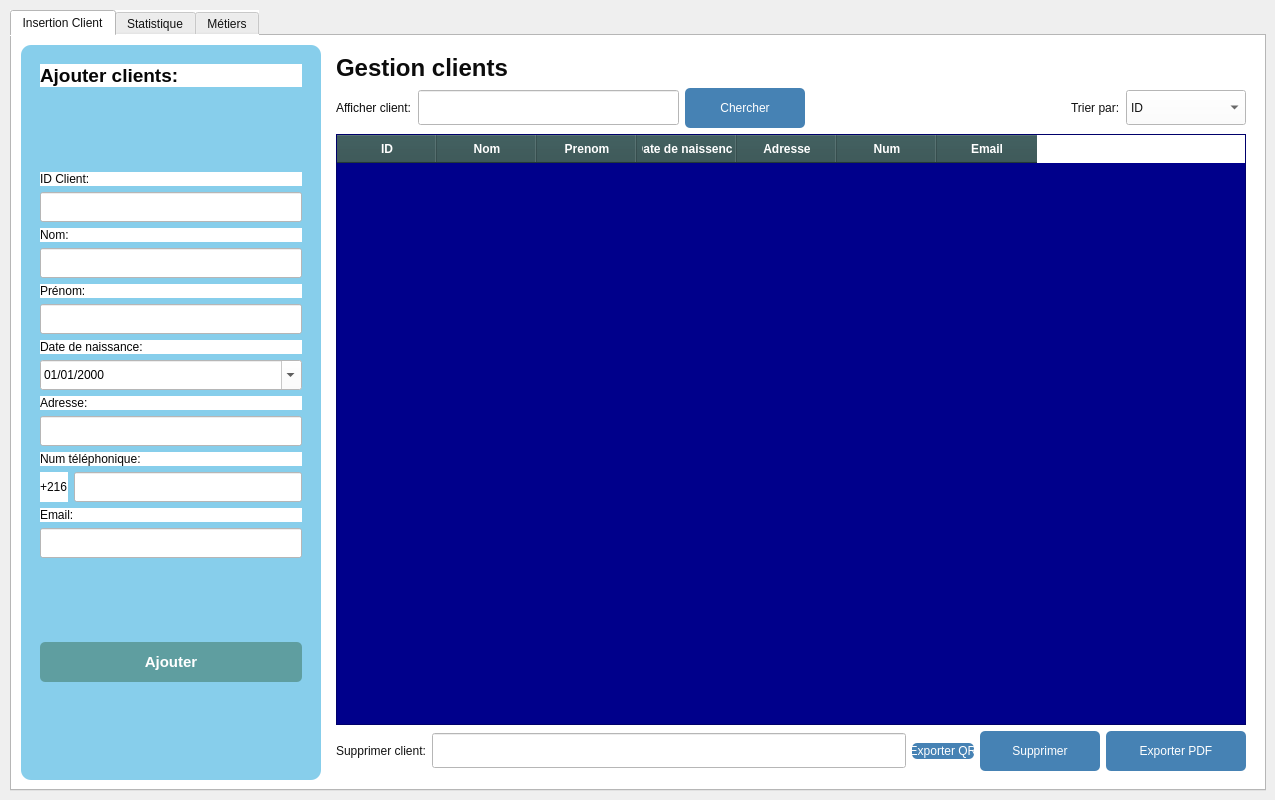
    <widget class="QWidget" name="page_3">
     <widget class="QTabWidget" name="tabWidget_3">
      <property name="geometry">
       <rect>
        <x>10</x>
        <y>10</y>
        <width>1256</width>
        <height>781</height>
       </rect>
      </property>
      <property name="styleSheet">
       <string notr="true">color: rgb(18, 18, 18);
background-color: rgb(255, 255, 255);</string>
      </property>
      <property name="currentIndex">
       <number>0</number>
      </property>
      <property name="tabsClosable">
       <bool>false</bool>
      </property>
      <property name="tabBarAutoHide">
       <bool>true</bool>
      </property>
      <widget class="QWidget" name="tab_crud">
       <attribute name="title">
        <string>Insertion Client</string>
       </attribute>
       <layout class="QHBoxLayout" name="horizontalLayout">
        <item>
         <widget class="QFrame" name="frameAjout">
          <property name="minimumSize">
           <size>
            <width>300</width>
            <height>0</height>
           </size>
          </property>
          <property name="maximumSize">
           <size>
            <width>300</width>
            <height>16777215</height>
           </size>
          </property>
          <property name="styleSheet">
           <string notr="true">QFrame#frameAjout {
    background-color: rgb(135, 206, 235);
    border-radius: 10px;
    padding: 10px;
}</string>
          </property>
          <property name="frameShape">
           <enum>QFrame::Shape::StyledPanel</enum>
          </property>
          <layout class="QVBoxLayout" name="verticalLayout">
           <item>
            <widget class="QLabel" name="labelTitre">
             <property name="font">
              <font>
               <pointsize>14</pointsize>
               <bold>true</bold>
              </font>
             </property>
             <property name="styleSheet">
              <string notr="true">color: rgb(6, 6, 6);
</string>
             </property>
             <property name="text">
              <string>Ajouter clients:</string>
             </property>
            </widget>
           </item>
           <item>
            <spacer name="verticalSpacer_1">
             <property name="orientation">
              <enum>Qt::Orientation::Vertical</enum>
             </property>
             <property name="sizeHint" stdset="0">
              <size>
               <width>20</width>
               <height>20</height>
              </size>
             </property>
            </spacer>
           </item>
           <item>
            <widget class="QLabel" name="labelID">
             <property name="styleSheet">
              <string notr="true">color: rgb(6, 6, 6);
</string>
             </property>
             <property name="text">
              <string>ID Client:</string>
             </property>
            </widget>
           </item>
           <item>
            <widget class="QLineEdit" name="lineEditID">
             <property name="minimumSize">
              <size>
               <width>0</width>
               <height>30</height>
              </size>
             </property>
             <property name="styleSheet">
              <string notr="true">color: rgb(0, 0, 0);
background-color: rgb(255, 255, 255);</string>
             </property>
            </widget>
           </item>
           <item>
            <widget class="QLabel" name="labelNom">
             <property name="styleSheet">
              <string notr="true">color: rgb(6, 6, 6);
</string>
             </property>
             <property name="text">
              <string>Nom:</string>
             </property>
            </widget>
           </item>
           <item>
            <widget class="QLineEdit" name="lineEditNom">
             <property name="minimumSize">
              <size>
               <width>0</width>
               <height>30</height>
              </size>
             </property>
             <property name="styleSheet">
              <string notr="true">color: rgb(0, 0, 0);
background-color: rgb(255, 255, 255);</string>
             </property>
            </widget>
           </item>
           <item>
            <widget class="QLabel" name="labelPrenom">
             <property name="styleSheet">
              <string notr="true">color: rgb(6, 6, 6);
</string>
             </property>
             <property name="text">
              <string>Prénom:</string>
             </property>
            </widget>
           </item>
           <item>
            <widget class="QLineEdit" name="lineEditPrenom">
             <property name="minimumSize">
              <size>
               <width>0</width>
               <height>30</height>
              </size>
             </property>
             <property name="styleSheet">
              <string notr="true">color: rgb(0, 0, 0);
background-color: rgb(255, 255, 255);</string>
             </property>
            </widget>
           </item>
           <item>
            <widget class="QLabel" name="labelPoste">
             <property name="styleSheet">
              <string notr="true">color: rgb(6, 6, 6);
</string>
             </property>
             <property name="text">
              <string>Date de naissance:</string>
             </property>
            </widget>
           </item>
           <item>
            <widget class="QDateEdit" name="jjj">
             <property name="minimumSize">
              <size>
               <width>0</width>
               <height>30</height>
              </size>
             </property>
             <property name="styleSheet">
              <string notr="true">color: rgb(0, 0, 0);
background-color: rgb(255, 255, 255);
</string>
             </property>
             <property name="displayFormat">
              <string>dd/MM/yyyy</string>
             </property>
             <property name="calendarPopup">
              <bool>true</bool>
             </property>
             <property name="date">
              <date>
               <year>2000</year>
               <month>1</month>
               <day>1</day>
              </date>
             </property>
            </widget>
           </item>
           <item>
            <widget class="QLabel" name="labelMotDePasse">
             <property name="styleSheet">
              <string notr="true">color: rgb(6, 6, 6);
</string>
             </property>
             <property name="text">
              <string>Adresse:</string>
             </property>
            </widget>
           </item>
           <item>
            <widget class="QLineEdit" name="lineEditMotDePasse">
             <property name="minimumSize">
              <size>
               <width>0</width>
               <height>30</height>
              </size>
             </property>
             <property name="styleSheet">
              <string notr="true">color: rgb(0, 0, 0);
background-color: rgb(255, 255, 255);</string>
             </property>
            </widget>
           </item>
           <item>
            <widget class="QLabel" name="labelTelephone">
             <property name="styleSheet">
              <string notr="true">color: rgb(6, 6, 6);
</string>
             </property>
             <property name="text">
              <string>Num téléphonique:</string>
             </property>
            </widget>
           </item>
           <item>
            <layout class="QHBoxLayout" name="horizontalLayout_2">
             <item>
              <widget class="QLabel" name="labelIndicatif">
               <property name="styleSheet">
                <string notr="true">color: rgb(6, 6, 6);
</string>
               </property>
               <property name="text">
                <string>+216</string>
               </property>
              </widget>
             </item>
             <item>
              <widget class="QLineEdit" name="lineEditTelephone">
               <property name="minimumSize">
                <size>
                 <width>0</width>
                 <height>30</height>
                </size>
               </property>
               <property name="styleSheet">
                <string notr="true">color: rgb(0, 0, 0);
background-color: rgb(255, 255, 255);</string>
               </property>
              </widget>
             </item>
            </layout>
           </item>
           <item>
            <widget class="QLabel" name="labelDateEmbauche">
             <property name="styleSheet">
              <string notr="true">color: rgb(6, 6, 6);
</string>
             </property>
             <property name="text">
              <string>Email:</string>
             </property>
            </widget>
           </item>
           <item>
            <widget class="QLineEdit" name="lineEditPoste">
             <property name="minimumSize">
              <size>
               <width>0</width>
               <height>30</height>
              </size>
             </property>
             <property name="styleSheet">
              <string notr="true">color: rgb(0, 0, 0);
background-color: rgb(255, 255, 255);</string>
             </property>
            </widget>
           </item>
           <item>
            <spacer name="verticalSpacer_8">
             <property name="orientation">
              <enum>Qt::Orientation::Vertical</enum>
             </property>
             <property name="sizeHint" stdset="0">
              <size>
               <width>20</width>
               <height>20</height>
              </size>
             </property>
            </spacer>
           </item>
           <item>
            <widget class="QPushButton" name="btnAjouter">
             <property name="minimumSize">
              <size>
               <width>0</width>
               <height>40</height>
              </size>
             </property>
             <property name="font">
              <font>
               <pointsize>11</pointsize>
               <bold>true</bold>
              </font>
             </property>
             <property name="styleSheet">
              <string notr="true">QPushButton {
    background-color: rgb(95, 158, 160);
    color: white;
    border-radius: 5px;
    padding: 5px;
}
QPushButton:hover {
    background-color: rgb(74, 122, 124);
}</string>
             </property>
             <property name="text">
              <string>Ajouter</string>
             </property>
            </widget>
           </item>
           <item>
            <spacer name="verticalSpacer_9">
             <property name="orientation">
              <enum>Qt::Orientation::Vertical</enum>
             </property>
             <property name="sizeType">
              <enum>QSizePolicy::Policy::Expanding</enum>
             </property>
             <property name="sizeHint" stdset="0">
              <size>
               <width>20</width>
               <height>40</height>
              </size>
             </property>
            </spacer>
           </item>
          </layout>
         </widget>
        </item>
        <item>
         <widget class="QWidget" name="widgetGestion" native="true">
          <property name="styleSheet">
           <string notr="true">background-color: rgb(255, 255, 255);</string>
          </property>
          <layout class="QVBoxLayout" name="verticalLayout_2">
           <item>
            <widget class="QLabel" name="labelGestion">
             <property name="font">
              <font>
               <pointsize>18</pointsize>
               <bold>true</bold>
              </font>
             </property>
             <property name="styleSheet">
              <string notr="true">color: rgb(12, 12, 12);</string>
             </property>
             <property name="text">
              <string>Gestion clients</string>
             </property>
            </widget>
           </item>
           <item>
            <layout class="QHBoxLayout" name="horizontalLayout_3">
             <item>
              <widget class="QLabel" name="labelAfficher">
               <property name="styleSheet">
                <string notr="true">color: rgb(11, 11, 11);</string>
               </property>
               <property name="text">
                <string>Afficher client:</string>
               </property>
              </widget>
             </item>
             <item>
              <widget class="QLineEdit" name="lineEditRecherche">
               <property name="minimumSize">
                <size>
                 <width>250</width>
                 <height>35</height>
                </size>
               </property>
              </widget>
             </item>
             <item>
              <widget class="QPushButton" name="btnChercher">
               <property name="minimumSize">
                <size>
                 <width>120</width>
                 <height>40</height>
                </size>
               </property>
               <property name="styleSheet">
                <string notr="true">QPushButton {
    background-color: rgb(70, 130, 180);
    color: white;
    border-radius: 5px;
}
QPushButton:hover {
    background-color: rgb(54, 100, 139);
}</string>
               </property>
               <property name="text">
                <string>Chercher</string>
               </property>
              </widget>
             </item>
             <item>
              <spacer name="horizontalSpacer">
               <property name="orientation">
                <enum>Qt::Orientation::Horizontal</enum>
               </property>
               <property name="sizeHint" stdset="0">
                <size>
                 <width>40</width>
                 <height>20</height>
                </size>
               </property>
              </spacer>
             </item>
             <item>
              <widget class="QLabel" name="labelTrier">
               <property name="text">
                <string>Trier par:</string>
               </property>
              </widget>
             </item>
             <item>
              <widget class="QComboBox" name="comboBoxTrier">
               <property name="minimumSize">
                <size>
                 <width>120</width>
                 <height>35</height>
                </size>
               </property>
               <item>
                <property name="text">
                 <string>ID</string>
                </property>
               </item>
               <item>
                <property name="text">
                 <string>Nom</string>
                </property>
               </item>
              </widget>
             </item>
            </layout>
           </item>
           <item>
            <widget class="QTableWidget" name="tableWidget_6">
             <property name="styleSheet">
              <string notr="true">QTableWidget {
    background-color: rgb(0, 0, 139);
    color: white;
    gridline-color: rgb(65, 105, 225);
}
QHeaderView::section {
    background-color: rgb(47, 79, 79);
    color: white;
    padding: 5px;
    font-weight: bold;
}
QTableWidget::item:selected {
    background-color: rgb(30, 144, 255);
}</string>
             </property>
             <column>
              <property name="text">
               <string>ID</string>
              </property>
             </column>
             <column>
              <property name="text">
               <string>Nom</string>
              </property>
             </column>
             <column>
              <property name="text">
               <string>Prenom</string>
              </property>
             </column>
             <column>
              <property name="text">
               <string>Date de naissence</string>
              </property>
             </column>
             <column>
              <property name="text">
               <string>Adresse</string>
              </property>
             </column>
             <column>
              <property name="text">
               <string>Num</string>
              </property>
             </column>
             <column>
              <property name="text">
               <string>Email</string>
              </property>
             </column>
            </widget>
           </item>
           <item>
            <layout class="QHBoxLayout" name="horizontalLayout_4">
             <item>
              <widget class="QLabel" name="labelSupprimer">
               <property name="text">
                <string>Supprimer client:</string>
               </property>
              </widget>
             </item>
             <item>
              <widget class="QLineEdit" name="lineEditSupprimer">
               <property name="minimumSize">
                <size>
                 <width>250</width>
                 <height>35</height>
                </size>
               </property>
              </widget>
             </item>
             <item>
              <widget class="QPushButton" name="pushButton_30">
               <property name="maximumSize">
                <size>
                 <width>62</width>
                 <height>16</height>
                </size>
               </property>
               <property name="styleSheet">
                <string notr="true">QPushButton {
    background-color: rgb(70, 130, 180);
    color: white;
    border-radius: 5px;
}
QPushButton:hover {
    background-color: rgb(54, 100, 139);
}
</string>
               </property>
               <property name="text">
                <string>Exporter QR</string>
               </property>
              </widget>
             </item>
             <item>
              <widget class="QPushButton" name="btnSupprimer">
               <property name="minimumSize">
                <size>
                 <width>120</width>
                 <height>40</height>
                </size>
               </property>
               <property name="styleSheet">
                <string notr="true">QPushButton {
    background-color: rgb(70, 130, 180);
    color: white;
    border-radius: 5px;
}
QPushButton:hover {
    background-color: rgb(54, 100, 139);
}</string>
               </property>
               <property name="text">
                <string>Supprimer</string>
               </property>
              </widget>
             </item>
             <item>
              <widget class="QPushButton" name="btnExporterPDF">
               <property name="minimumSize">
                <size>
                 <width>140</width>
                 <height>40</height>
                </size>
               </property>
               <property name="styleSheet">
                <string notr="true">QPushButton {
    background-color: rgb(70, 130, 180);
    color: white;
    border-radius: 5px;
}
QPushButton:hover {
    background-color: rgb(54, 100, 139);
}</string>
               </property>
               <property name="text">
                <string>Exporter PDF</string>
               </property>
              </widget>
             </item>
            </layout>
           </item>
          </layout>
         </widget>
        </item>
       </layout>
      </widget>
      <widget class="QWidget" name="tab_ajouter">
       <attribute name="title">
        <string>Statistique</string>
       </attribute>
       <layout class="QVBoxLayout" name="verticalLayout_3">
        <item>
         <widget class="QLabel" name="label_101">
          <property name="text">
           <string/>
          </property>
          <property name="pixmap">
           <pixmap>../../../Downloads/WhatsApp Image 2025-10-04 at 14.53.30.jpeg</pixmap>
          </property>
         </widget>
        </item>
       </layout>
      </widget>
      <widget class="QWidget" name="tab_14">
       <attribute name="title">
        <string>Métiers</string>
       </attribute>
       <widget class="QLabel" name="label_102">
        <property name="geometry">
         <rect>
          <x>340</x>
          <y>10</y>
          <width>651</width>
          <height>601</height>
         </rect>
        </property>
        <property name="text">
         <string/>
        </property>
        <property name="pixmap">
         <pixmap>../../../Downloads/WhatsApp Image 2025-10-04 at 14.58.41.jpeg</pixmap>
        </property>
       </widget>
       <widget class="QLabel" name="label_103">
        <property name="geometry">
         <rect>
          <x>90</x>
          <y>170</y>
          <width>181</width>
          <height>131</height>
         </rect>
        </property>
        <property name="styleSheet">
         <string notr="true">font: 20pt &quot;Segoe UI&quot;;</string>
        </property>
        <property name="text">
         <string>JPS Maps</string>
        </property>
       </widget>
      </widget>
     </widget>
    </widget>
